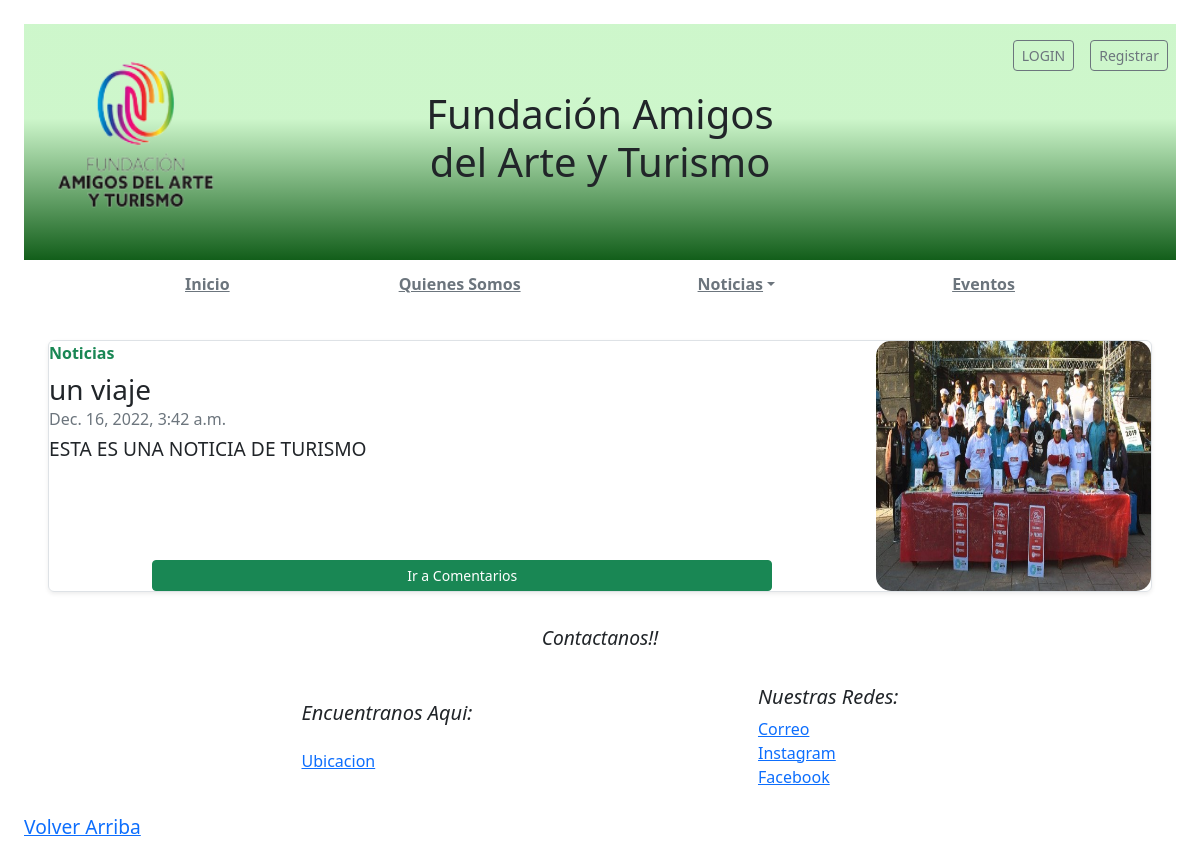
The page /Noticias/turismo on the database as committed earlier.
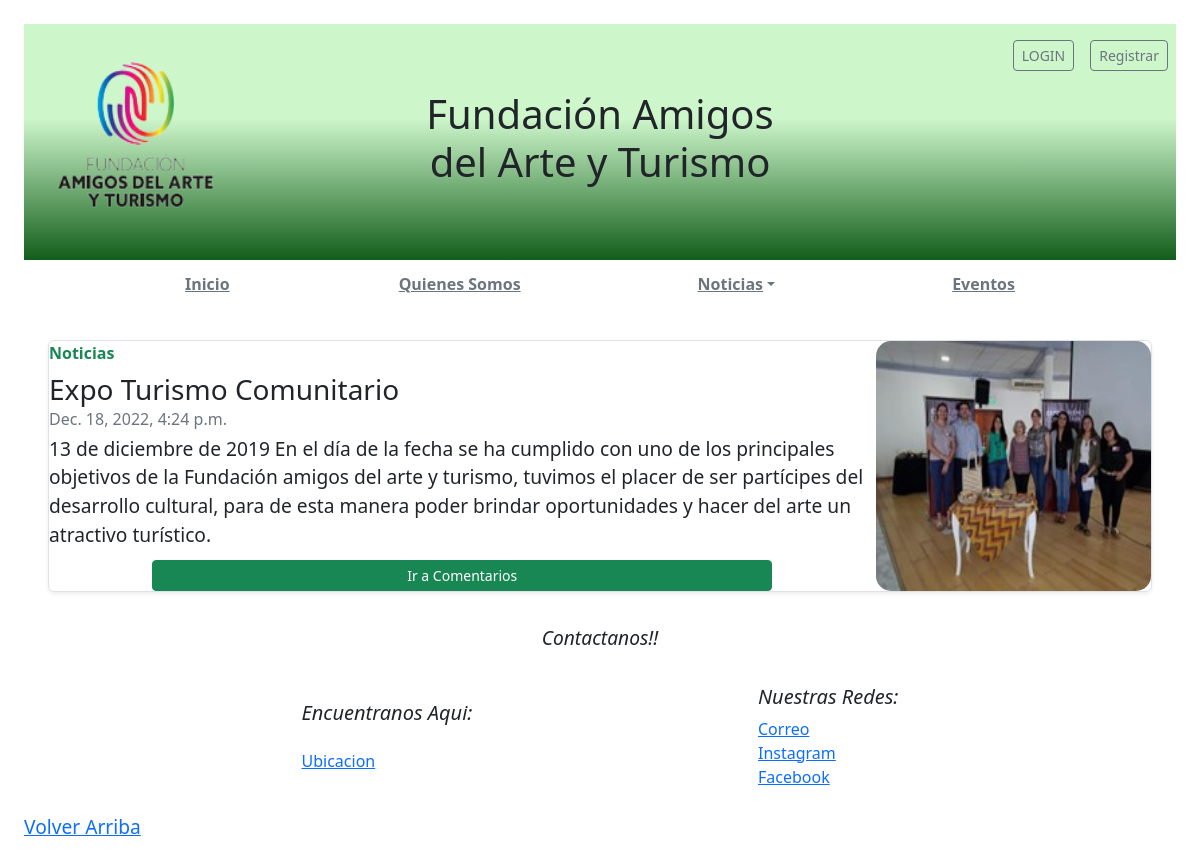
The same page on the database as committed later.
### apps/noticias/models.py (models this page shows, shortened)
class Post(models.Model):
    titulo = models.CharField(max_length=100)
    contenido = models.TextField(blank=True, null=True)
    imagen = models.ImageField(null=True, blank=True, upload_to='static/img/')
    fecha = models.DateTimeField(auto_now_add=True)
    categoria = models.ForeignKey(Categoria, on_delete = models.CASCADE)

### apps/noticias/views.py (the view)
# urls.py: path('turismo' , listar_NoticiasTurismo, name='listarturismo.html'),
def listar_NoticiasTurismo(request):
    posts = Post.objects.all().filter(categoria=2)
    post_ordenados = posts.order_by('-fecha')
    return render(request, 'noticias/listarturismo.html', { 'post_noticias': post_ordenados})

### templates/noticias/listarturismo.html (shortened to what this page needs)
{% extends 'basetemplate.html'%}
{% load static%}
{%block contenido%}
{% for post in post_noticias %}
    <div class="p-4 p-md-8  col-md-12">
        <div class="row g-0 border rounded flex-md-row mb-9 shadow-sm h-md-250 position-relative h-100">
            <div class="col p-md-8 d-flex flex-column position-static">
                <strong class="d-inline-block mb-2 text-success">Noticias</strong>
                <h3 class="mb-0">{{post.titulo}}</h3>
                <div class="mb-1 text-muted">{{ post.fecha }}</div>
                <p class="mb-auto">{{ post.contenido |safe }}</p>
                <a class="btn btn-success btn-sm mb-10 mx-auto w-75"
                    href="{% url 'noticias:detallenoticias' post.id %}">Ir a Comentarios </a>
            </div>
            <div class="col-3 d-none d-lg-block">
                <img src="{{ post.imagen.url }}" class="card-img-top" max-width="200px" height="250px" style="border-radius: 15px; padding-top: 0px;">
            </div>
        </div>
    </div>
{%endfor%}
{%endblock contenido%}

Rows that differ between the two databases and show on the page:
removed Post: titulo "un viaje", fecha "Dec. 16, 2022, 3:42 a.m.", contenido "ESTA ES UNA NOTICIA DE TURISMO", imagen (picture)
added Post: titulo "Expo Turismo Comunitario", fecha "Dec. 18, 2022, 4:24 p.m.", contenido "13 de diciembre de 2019 En el día de la fecha se ha cumplido con uno de los principales objetivos de la Fundación amigos del arte y turismo, tuvimos el placer de ser partícipes del desarrollo cultural, para de esta manera poder brindar oportunidades y hacer del arte un atractivo turístico.", imagen (picture)
